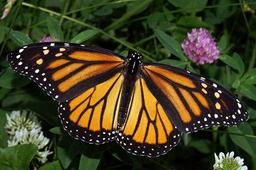
#> input picture Butterfly.jpg, 256 x 170 px, shrunk from 500 x 333 before the run
$ jupyter execute Segmentation.ipynb   (older library calls are emulated)
#> lines starting #> are read from the running program, lines starting #| are printed output that depends on the picture
[cell 1]
import os
os.chdir('/Users/sp/Desktop/CVIP/PA2Data')
import numpy as np
import cv2
from random import randint
img = cv2.imread('Butterfly.jpg')
#> img is the input picture: shape (170, 256, 3); mean B, G, R 33.6, 63.2, 66.7

[cell 2]
"""Re-arrange the image into a feature vector matrix F containing both
spatial and range information - 333*500*3 image becomes 166500*5,
with two columns that represent pixel location"""
F = np.zeros([img.shape[0] * img.shape[1], 5], dtype=np.int)

[cell 3]
#Fill feature vector matrix
temp = np.zeros((1,3))
row = 0
for i in range(0,img.shape[0]):
    for j in range(0,img.shape[1]):
        temp = img[i][j]
        for k in range(0,5):
            if(k>=0) & (k <=2):
                F[row][k]=temp[k]
            else:
                if(k==3):
                    F[row][k]=i
                else:
                    F[row][k]=j
        row+=1
#> after the loop, row = 43520
print ("Spatial range feature matrix created")

[cell 4]
def euclid_distance(x, xi):
    return np.sqrt(np.sum((x - xi)**2))
def find_non_zero_indices(feature_matrix):
    indices=[]
    for index,value in enumerate(feature_matrix):
        #.any() function can be thought of as logical or in python
        if value.any():
            indices.append(index)
    return indices

[cell 5]
"""Set a single threshold h for this spatial-range feature matrix and
convergence criterion value iter"""
h = 90    #threshold
iter = 45 #convergence criterion value
iteration = 0
output = np.zeros([img.shape[0], img.shape[1], 3], np.uint8)

[cell 6]
"""This process continues till you exhaust all the points"""
while(F.shape[0]!=0):
    iteration += 1
    """Pick a random row from F as initial seed point which is current mean"""
    random_seed_index = np.random.randint(F.shape[0])
    seed = F[random_seed_index] #choose some random row as current mean
    output_matrix = np.zeros([F.shape[0], 5], dtype=np.int)
    marked_output_matrix = np.zeros([F.shape[0]])
    #add current mean to output image in place of the seed used to calculate mean
    output_matrix[random_seed_index] = seed
    """compute the eucledian distance of all the points in F with current mean"""
    for each_point_index in range(F.shape[0]):
        each_point = F[each_point_index]
        distance = euclid_distance(seed,each_point)
        """store the indexes of all the points that are within threshold h"""
        if(distance < h): #if distance < threshold (h) then add it to output_matrix
            output_matrix[each_point_index] = each_point
            #assign 1 to all the pixels that fall within the threshold
            marked_output_matrix[each_point_index] = 1

    output_matrix_filtered = output_matrix[find_non_zero_indices(output_matrix)]
    """Average out each column of these select points and find the new mean"""
    output_matrix_mean = np.mean(output_matrix_filtered, axis=0)
    euc_distance = euclid_distance(seed,output_matrix_mean)
    """check if the mean shift value is below iter. If yes, mark all these
        pixels in the original image with the mean intensity value. If no,
            repeat this iteration all over again"""
    if(euc_distance < iter):
        for each_point in range(output_matrix_filtered.shape[0]):
            for i in range(3):
                x = output_matrix_filtered[each_point][3]
                y = output_matrix_filtered[each_point][4]
                output[x][y][i] = seed[i]
        F = np.delete(F, np.nonzero(marked_output_matrix)[0], 0)
#> this loop made 42 passes
#> (seed, output_matrix_mean, euc_distance, F) on pass 41: ([76, 55, 124, 55, 200], [73.33, 51, 124, 54.67, 199.3], 4.86, [[98, 147, 191, 103, 216]])
#> (seed, output_matrix_mean, euc_distance) on passes 1 to 6: ([0, 30, 9, 10, 172], [13.46, 37.18, 24.3, 32.63, 173.4], 31.32), ([29, 118, 185, 116, 160], [41.12, 131.5, 200.8, 103.6, 149.4], 29.05), ([3, 8, 7, 164, 110], [9.43, 17.63, 18.36, 142.1, 110.7], 27.28), ([6, 11, 32, 66, 34], [18.62, 36.64, 31.87, 58.87, 40.79], 30.23), ([147, 159, 147, 135, 15], [134.2, 158.2, 147.3, 130.3, 28.22], 19.02), ([2, 16, 5, 147, 228], [19.84, 31.16, 26.88, 124.9, 220.1], 39.74)
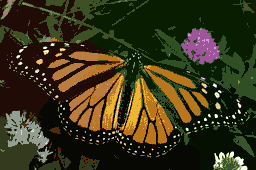
#> output: shape (170, 256, 3); mean of channels 0, 1, 2 24.6, 52.2, 56.4; drawn as B, G, R
#> after the loop, F = empty array; iteration = 42
print('Segmentation Done!')
cv2.imwrite("segmented_image.jpg", output)
#> Out = True
